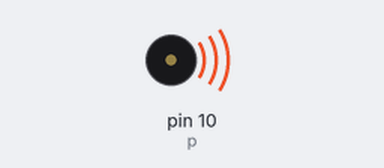
Simulated run of this sketch. Board: Arduino Uno, built with avr-gcc and run on an emulated ATmega328P. Parts: buzzer (waves = sounding).

Above: at 1.5 s.
Timing chart, 0 to 7.8 s (numbered marks = the images above):
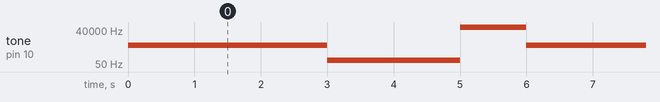

The sketch:

piezo.ino
```cpp
int p=10;


void setup() {
  pinMode(p, OUTPUT);

}

void loop() {

tone (p, 2000);

delay(3000);

tone(p, 100);

delay(2000);

tone(p, -1);

delay(1000);

}
```

Measured:
- by itself, tone on pin 10 (p): repeats every 6.0 s: 100 Hz 2.0 s, 65535 Hz 1.0 s, 2000 Hz 3.0 s
